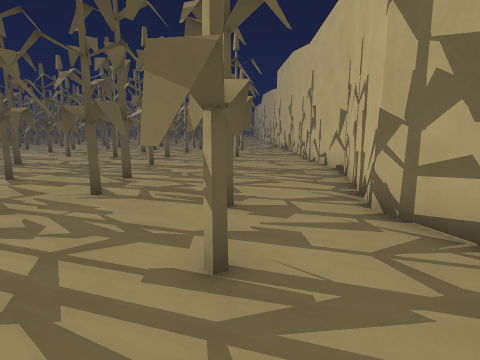
view 1 (above)

24 first-person views from a walk through a Godot game level. The camera is 1.5 m above the floor, tilts 10° down and sees 80° across. The floor is counted in squares, 1 m on a side. Each view is taken from the middle of a square. On the plan, view 1 faces up. The plan holds only what a view shows up to about 14 squares ahead; the rest is blank. The place goes on beyond the plan. Characters and animated objects are not drawn.

view 2
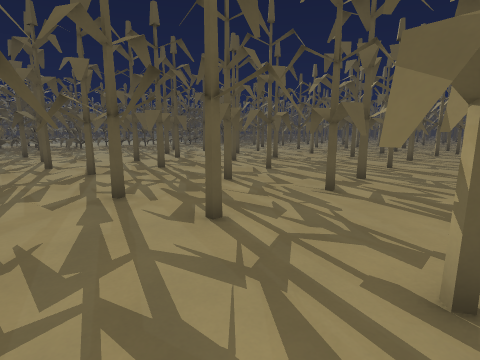

view 3
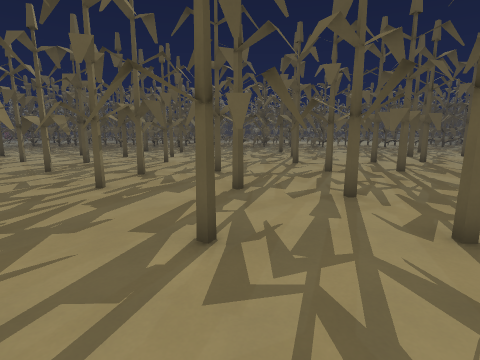

view 4
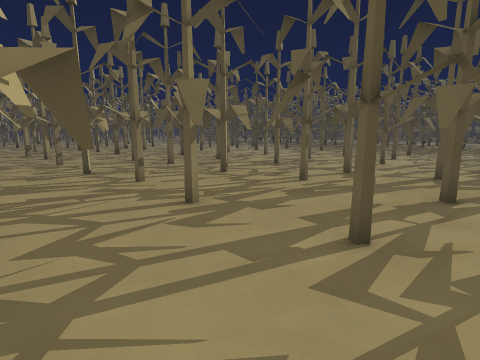

view 5
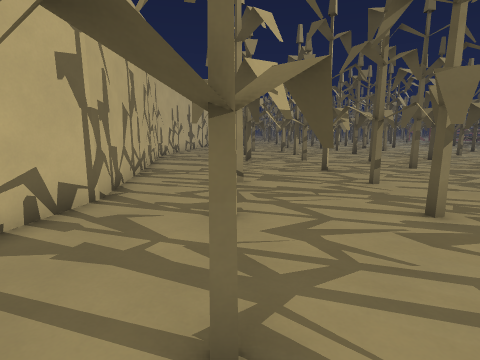

view 6
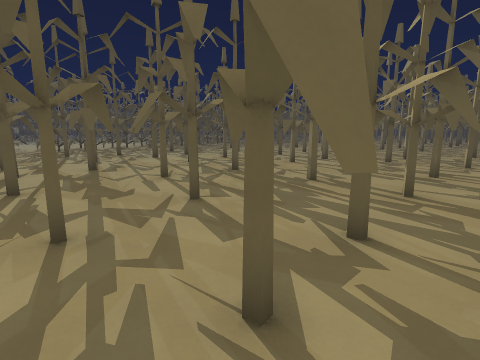

view 7
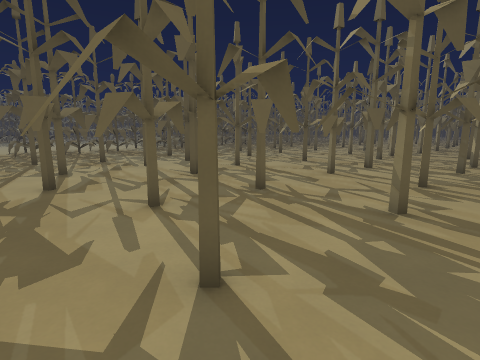

view 8
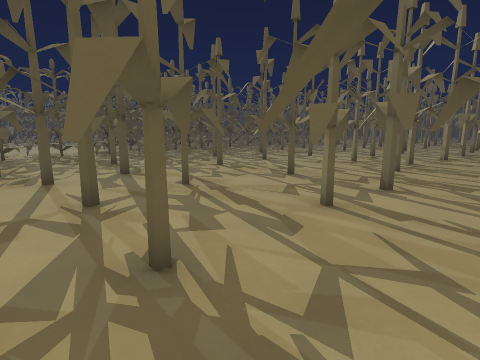

view 9
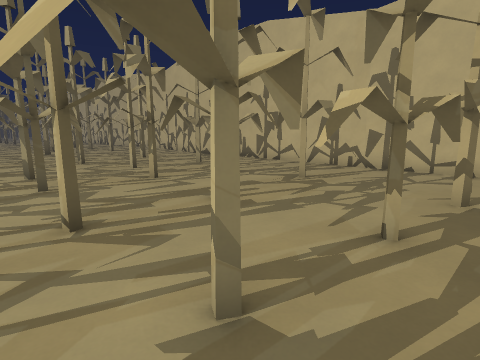

view 10
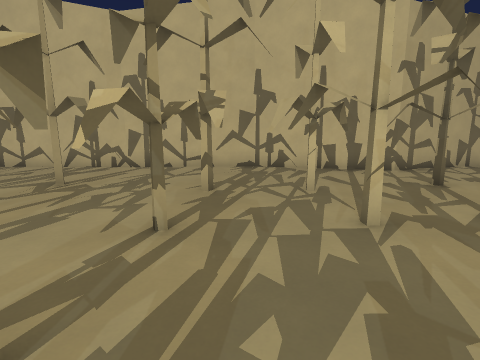

view 11
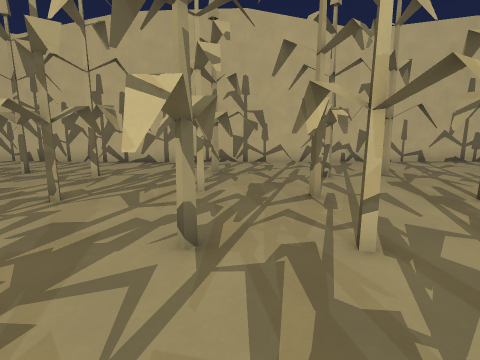

view 12
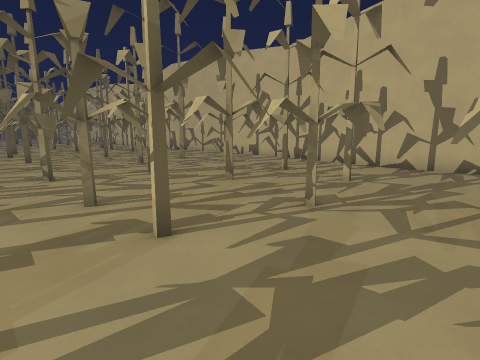

view 13
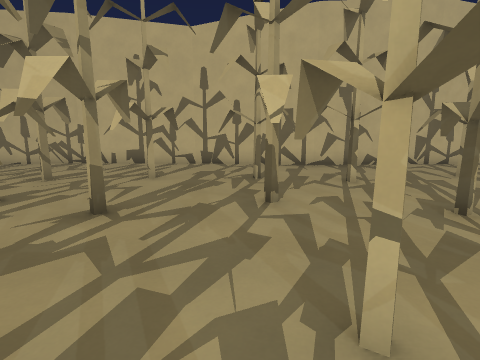

view 14
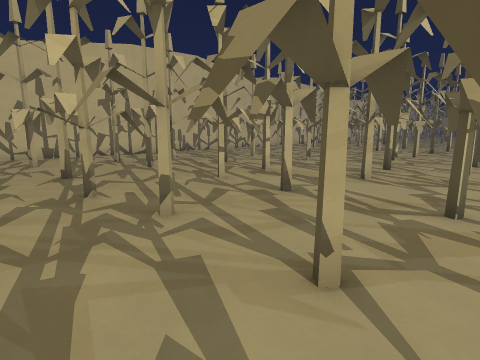

view 15
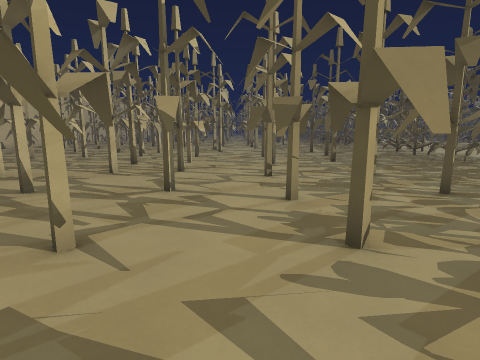

view 16
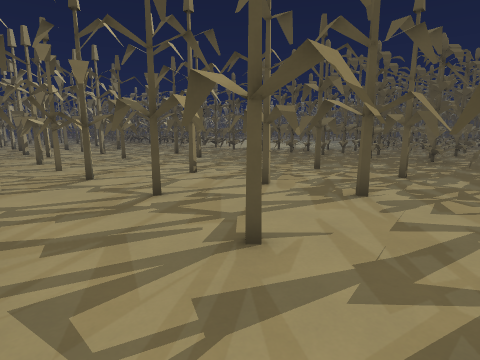

view 17
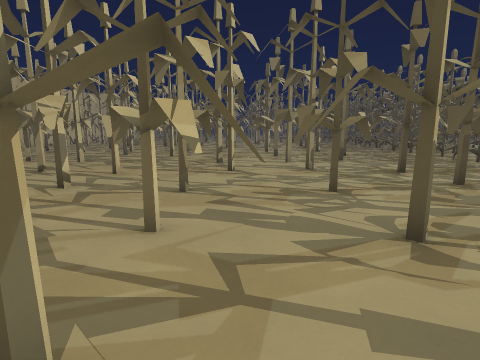

view 18
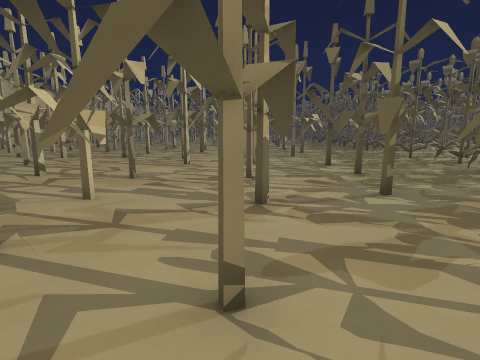

view 19
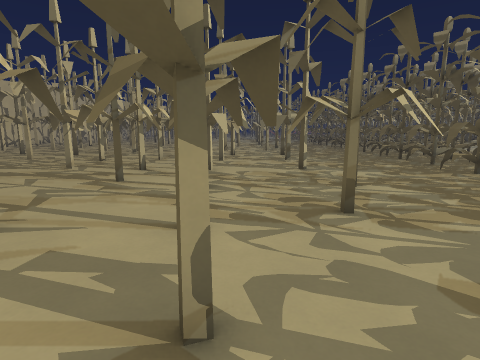

view 20
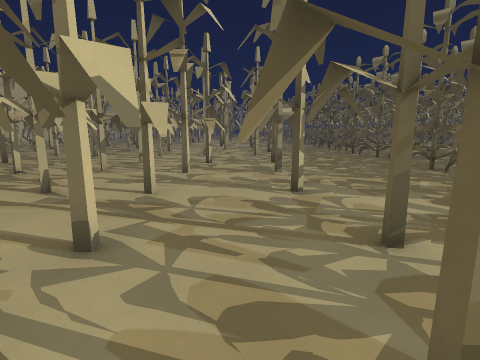

view 21
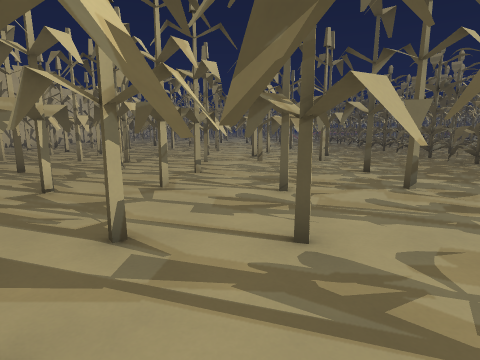

view 22
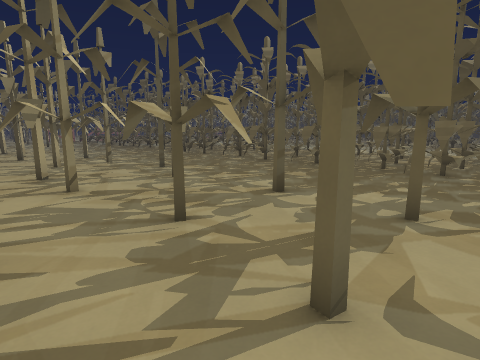

view 23
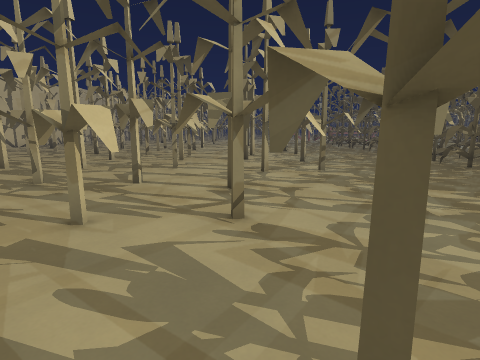

view 24
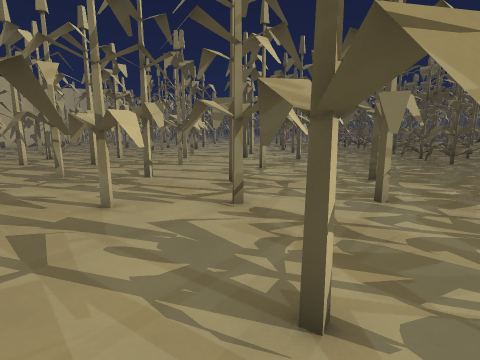

### Floor plan
Key: @ floor where view 1 was taken; # wall or solid block; x gap in a wall; . floor; ^ raised ledge; T thing the floor can be seen under or through.
Columns run from 25 left of view 1 to 4 right of it. Each row starts with its distance up from view 1.
 35           .       ## .#### ..#
 34         ........ .....#......#
 33 # .......#.##...#.#...#......#
 32 #.....#...........#..#.#.#...#
 31 #...##....................#..#
 30 ........##..#................#
 29  ........#.#........#........#
 28   ...x..#...#....#.#..#..... #
 27    .......#..............#..#
 26   ..#.............#.........#
 25   ..........###. ...#.#.#...#
 24  ..........#....... ........#
 23 #............... ....#......#
 22 #.....#.....#....#....#..x.. #
 21 #............#.........#.....#
 20   ...#....#....#....#........#
 19  .....#.##..#...#.#...x#.....#
 18 #....#......#............#...#
 17 ^...##.........TTT...#.......#
 16 #....#......x..TTT.......#...#
 15 #.....#.# .........#.#.. ....#
 14 #.......##....#..............#
 13 #....#.........#..#.#........#
 12 #. ...#...............x##. ..#
 11    .#...#... .#........x.....#
 10   .......#.............#.....#
  9  ....#....#.#........#..#...##
  8 ##....#......#.......#...#..#
  7 ##................#..#......#
  6 #... ....##.#.##.......#.#..#
  5 #.............##............#
  4 #.........#........... ..#..#
  3 #........#.....#...#.#...x..#
  2 ##...#..#...........#....... #
  1 #...........#.............   #
  0 #....#..#..#. ..#.#......@
 -1 .........#.....#........##..
 -2 #.....#.........#.......x...
 -3 #.......#..##..#.#....x.....
 -4 #.....x..##.#. ..........#..#
 -5 #.....#...........#..#....#.#
 -6  ........#.#........ .......#
 -7  ....#......#..#.....#...#..#
 -8  ........#....#.......#.....##
 -9 .....#.##.....#....#.........#
-10 #.....##. .##..#..#...#.. . .#
-11 #..................#.... ....#
-12 ^. ........#......... .#.. ..#
-13 #  .......   ...x..#..#..# ..#
-14                      ....

Where each view was taken, in squares from view 1:
view 1: 0 up, 0 right, facing up
view 2: 0 up, 0 right, facing up-left
view 3: 0 up, 0 right, facing left
view 4: 1 up, 0 right, facing down-left
view 5: 1 up, 0 right, facing down
view 6: 5 up, 2 left, facing up-left
view 7: 7 up, 5 left, facing up-left
view 8: 11 up, 7 left, facing up-left
view 9: 11 up, 8 left, facing up-right
view 10: 11 up, 8 left, facing right
view 11: 21 up, 10 left, facing right
view 12: 22 up, 9 left, facing up-right
view 13: 29 up, 9 left, facing right
view 14: 34 up, 14 left, facing down-right
view 15: 35 up, 15 left, facing down
view 16: 34 up, 10 left, facing down-left
view 17: 26 up, 14 left, facing down
view 18: 28 up, 16 left, facing down
view 19: 17 up, 17 left, facing down
view 20: 13 up, 18 left, facing down
view 21: 10 up, 15 left, facing down
view 22: 4 up, 14 left, facing down-left
view 23: 1 up, 16 left, facing down
view 24: 2 up, 16 left, facing down
